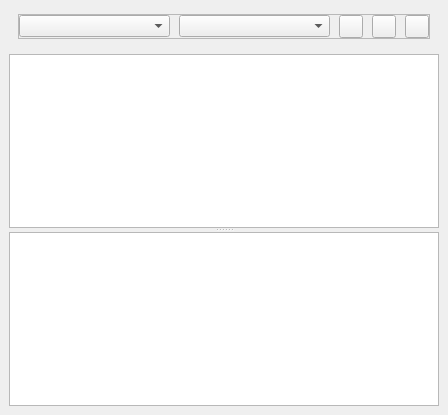
<?xml version="1.0" encoding="UTF-8"?>
<ui version="4.0">
 <class>DockWidget</class>
 <widget class="QDockWidget" name="DockWidget">
  <property name="geometry">
   <rect>
    <x>0</x>
    <y>0</y>
    <width>448</width>
    <height>415</height>
   </rect>
  </property>
  <property name="toolTip">
   <string>&lt;html&gt;&lt;head/&gt;&lt;body&gt;&lt;p&gt;GeoGig Manager&lt;/p&gt;&lt;/body&gt;&lt;/html&gt;</string>
  </property>
  <property name="whatsThis">
   <string>&lt;html&gt;&lt;head/&gt;&lt;body&gt;&lt;p&gt;GeoGig Local Manager&lt;/p&gt;&lt;/body&gt;&lt;/html&gt;</string>
  </property>
  <property name="allowedAreas">
   <set>Qt::BottomDockWidgetArea|Qt::LeftDockWidgetArea|Qt::RightDockWidgetArea</set>
  </property>
  <property name="windowTitle">
   <string>GeoGig Local Manager</string>
  </property>
  <widget class="QWidget" name="dockWidgetContents">
   <layout class="QVBoxLayout" name="verticalLayout">
    <property name="topMargin">
     <number>5</number>
    </property>
    <item>
     <widget class="QWidget" name="widgetTop" native="true">
      <layout class="QHBoxLayout" name="horizontalLayout">
       <item>
        <widget class="QFrame" name="topFrame">
         <property name="frameShape">
          <enum>QFrame::StyledPanel</enum>
         </property>
         <property name="frameShadow">
          <enum>QFrame::Raised</enum>
         </property>
         <layout class="QHBoxLayout" name="horizontalLayout_2">
          <property name="spacing">
           <number>9</number>
          </property>
          <property name="leftMargin">
           <number>0</number>
          </property>
          <property name="topMargin">
           <number>0</number>
          </property>
          <property name="rightMargin">
           <number>0</number>
          </property>
          <property name="bottomMargin">
           <number>0</number>
          </property>
          <item>
           <widget class="QComboBox" name="cbbServers">
            <property name="toolTip">
             <string>Select server</string>
            </property>
           </widget>
          </item>
          <item>
           <widget class="QComboBox" name="cbbRepos">
            <property name="toolTip">
             <string>Select repository</string>
            </property>
           </widget>
          </item>
          <item>
           <widget class="QToolButton" name="tbPull">
            <property name="toolTip">
             <string>Pull</string>
            </property>
            <property name="text">
             <string/>
            </property>
           </widget>
          </item>
          <item>
           <widget class="QToolButton" name="tbPush">
            <property name="toolTip">
             <string>Push</string>
            </property>
            <property name="text">
             <string/>
            </property>
           </widget>
          </item>
          <item>
           <widget class="QToolButton" name="tbSync">
            <property name="toolTip">
             <string>Sync</string>
            </property>
            <property name="text">
             <string/>
            </property>
           </widget>
          </item>
         </layout>
        </widget>
       </item>
      </layout>
     </widget>
    </item>
    <item>
     <widget class="QSplitter" name="splitter">
      <property name="orientation">
       <enum>Qt::Vertical</enum>
      </property>
      <widget class="QTreeWidget" name="branchesList">
       <property name="toolTip">
        <string>Branch tree</string>
       </property>
       <attribute name="headerVisible">
        <bool>false</bool>
       </attribute>
       <column>
        <property name="text">
         <string notr="true">1</string>
        </property>
       </column>
      </widget>
      <widget class="QTreeWidget" name="commitsList">
       <property name="toolTip">
        <string>List of commits</string>
       </property>
       <attribute name="headerVisible">
        <bool>false</bool>
       </attribute>
       <column>
        <property name="text">
         <string notr="true">1</string>
        </property>
       </column>
      </widget>
     </widget>
    </item>
   </layout>
  </widget>
 </widget>
 <resources/>
 <connections/>
</ui>
